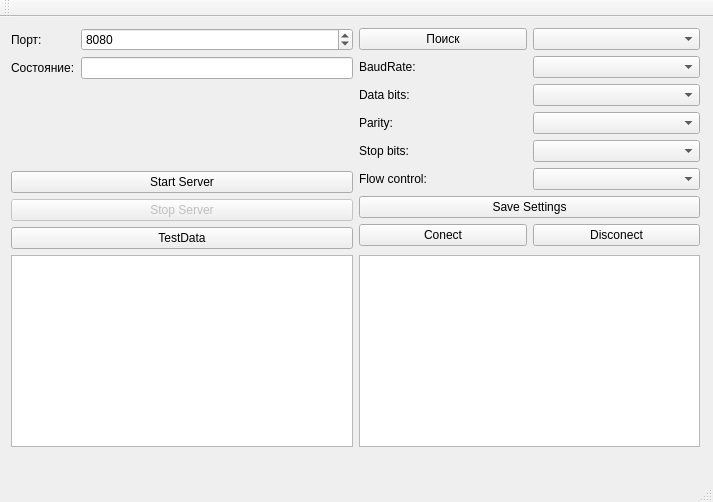
<?xml version="1.0" encoding="UTF-8"?>
<ui version="4.0">
 <class>MainWindow</class>
 <widget class="QMainWindow" name="MainWindow">
  <property name="geometry">
   <rect>
    <x>0</x>
    <y>0</y>
    <width>713</width>
    <height>502</height>
   </rect>
  </property>
  <property name="windowTitle">
   <string>MainWindow</string>
  </property>
  <widget class="QWidget" name="centralWidget">
   <widget class="QWidget" name="horizontalLayoutWidget">
    <property name="geometry">
     <rect>
      <x>0</x>
      <y>0</y>
      <width>711</width>
      <height>441</height>
     </rect>
    </property>
    <layout class="QHBoxLayout" name="horizontalLayout">
     <item>
      <layout class="QVBoxLayout" name="verticalLayoutCOM">
       <item>
        <layout class="QFormLayout" name="formLayout_2">
         <item row="0" column="0">
          <widget class="QLabel" name="label">
           <property name="text">
            <string>Порт:</string>
           </property>
          </widget>
         </item>
         <item row="0" column="1">
          <widget class="QSpinBox" name="sbNumServerPort">
           <property name="maximum">
            <number>65535</number>
           </property>
           <property name="value">
            <number>8080</number>
           </property>
          </widget>
         </item>
         <item row="1" column="0">
          <widget class="QLabel" name="label_2">
           <property name="text">
            <string>Состояние:</string>
           </property>
          </widget>
         </item>
         <item row="1" column="1">
          <widget class="QLineEdit" name="edtStatusServer">
           <property name="readOnly">
            <bool>true</bool>
           </property>
          </widget>
         </item>
        </layout>
       </item>
       <item>
        <layout class="QVBoxLayout" name="verticalLayout">
         <item>
          <widget class="QPushButton" name="btnStartServer">
           <property name="text">
            <string>Start Server</string>
           </property>
          </widget>
         </item>
         <item>
          <widget class="QPushButton" name="btnStopServer">
           <property name="enabled">
            <bool>false</bool>
           </property>
           <property name="text">
            <string>Stop Server</string>
           </property>
          </widget>
         </item>
         <item>
          <widget class="QPushButton" name="btnTest">
           <property name="text">
            <string>TestData</string>
           </property>
          </widget>
         </item>
        </layout>
       </item>
       <item alignment="Qt::AlignBottom">
        <widget class="QListWidget" name="lbServerLog"/>
       </item>
      </layout>
     </item>
     <item>
      <layout class="QVBoxLayout" name="verticalLayoutServer">
       <item>
        <layout class="QHBoxLayout" name="horizontalLayout_2">
         <item>
          <widget class="QPushButton" name="btnSearchCOMPorts">
           <property name="text">
            <string>Поиск</string>
           </property>
          </widget>
         </item>
         <item>
          <widget class="QComboBox" name="cbPortName"/>
         </item>
        </layout>
       </item>
       <item>
        <layout class="QGridLayout" name="gridLayout">
         <item row="0" column="0">
          <widget class="QLabel" name="lBR">
           <property name="text">
            <string>BaudRate:</string>
           </property>
          </widget>
         </item>
         <item row="3" column="1">
          <widget class="QComboBox" name="cbStopBits">
           <property name="enabled">
            <bool>true</bool>
           </property>
          </widget>
         </item>
         <item row="2" column="1">
          <widget class="QComboBox" name="cbParity">
           <property name="enabled">
            <bool>true</bool>
           </property>
          </widget>
         </item>
         <item row="1" column="1">
          <widget class="QComboBox" name="cbDataBits">
           <property name="enabled">
            <bool>true</bool>
           </property>
          </widget>
         </item>
         <item row="0" column="1">
          <widget class="QComboBox" name="cbBaudRate">
           <property name="enabled">
            <bool>true</bool>
           </property>
          </widget>
         </item>
         <item row="4" column="1">
          <widget class="QComboBox" name="cbFlowControl">
           <property name="enabled">
            <bool>true</bool>
           </property>
          </widget>
         </item>
         <item row="1" column="0">
          <widget class="QLabel" name="lDB">
           <property name="text">
            <string>Data bits:</string>
           </property>
          </widget>
         </item>
         <item row="2" column="0">
          <widget class="QLabel" name="lP">
           <property name="text">
            <string>Parity:</string>
           </property>
          </widget>
         </item>
         <item row="3" column="0">
          <widget class="QLabel" name="lSB">
           <property name="text">
            <string>Stop bits:</string>
           </property>
          </widget>
         </item>
         <item row="4" column="0">
          <widget class="QLabel" name="lFC">
           <property name="text">
            <string>Flow control:</string>
           </property>
          </widget>
         </item>
        </layout>
       </item>
       <item>
        <layout class="QVBoxLayout" name="verticalLayout_2">
         <item>
          <widget class="QPushButton" name="btnSaveCOMSettings">
           <property name="text">
            <string>Save Settings</string>
           </property>
          </widget>
         </item>
         <item>
          <layout class="QHBoxLayout" name="horizontalLayout_3">
           <item>
            <widget class="QPushButton" name="btnConnectCOM">
             <property name="enabled">
              <bool>true</bool>
             </property>
             <property name="text">
              <string>Conect</string>
             </property>
            </widget>
           </item>
           <item>
            <widget class="QPushButton" name="btnDisconectCOM">
             <property name="enabled">
              <bool>true</bool>
             </property>
             <property name="text">
              <string>Disconect</string>
             </property>
            </widget>
           </item>
          </layout>
         </item>
        </layout>
       </item>
       <item alignment="Qt::AlignBottom">
        <widget class="QListWidget" name="lbComLog"/>
       </item>
      </layout>
     </item>
    </layout>
   </widget>
  </widget>
  <widget class="QMenuBar" name="menuBar">
   <property name="geometry">
    <rect>
     <x>0</x>
     <y>0</y>
     <width>713</width>
     <height>21</height>
    </rect>
   </property>
  </widget>
  <widget class="QToolBar" name="mainToolBar">
   <attribute name="toolBarArea">
    <enum>TopToolBarArea</enum>
   </attribute>
   <attribute name="toolBarBreak">
    <bool>false</bool>
   </attribute>
  </widget>
  <widget class="QStatusBar" name="statusBar"/>
 </widget>
 <layoutdefault spacing="6" margin="11"/>
 <resources/>
 <connections/>
</ui>
